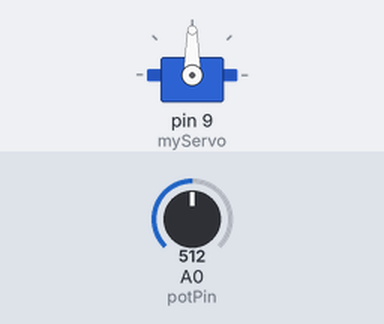
A sketch run on a simulated Arduino Uno, built with avr-gcc and run on an emulated ATmega328P. Shown: servo. The inputs (shaded band) are chosen by the test bench; at power-on: A0 (potPin) = 512.

Above: at 1.2 s.
1.3 s: A0 (potPin) set to 716
At 2.5 s:
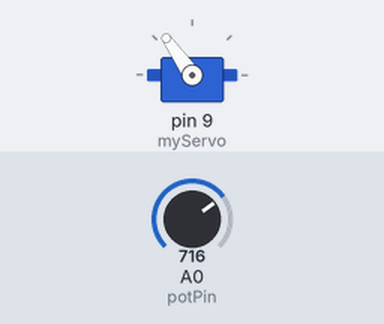
2.8 s: A0 (potPin) set to 900
At 4.0 s:
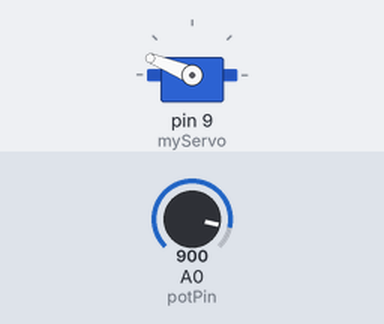
4.3 s: A0 (potPin) set to 1023
At 5.4 s:
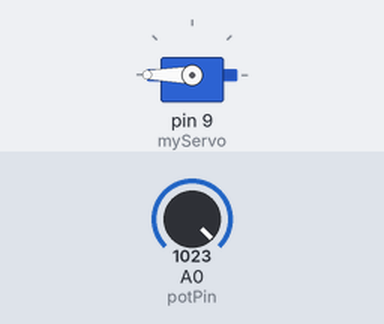
5.8 s: A0 (potPin) set to 306
At 6.7 s:
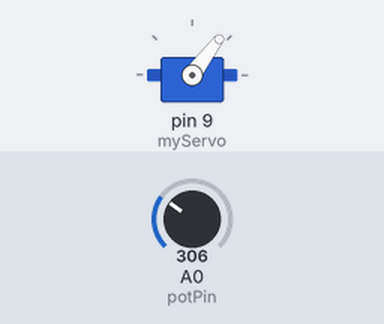
7.3 s: A0 (potPin) set to 122
At 8.1 s:
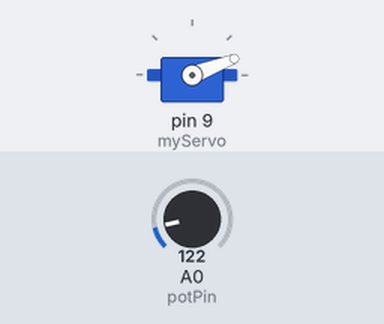
Timing chart, 0 to 9.8 s (numbered marks = the images above; inputs shaded):
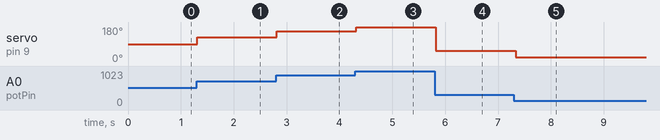

Measured:
- after the input at 1.3 s, servo on pin 9 (myServo): 90° → 125° at once
- after the input at 2.8 s, servo on pin 9 (myServo): 125° → 158° at once
- after the input at 4.3 s, servo on pin 9 (myServo): 158° → 180° at once
- after the input at 5.8 s, servo on pin 9 (myServo): 180° → 53° at once
- after the input at 7.3 s, servo on pin 9 (myServo): 53° → 21° at once

The sketch:

controlling_servo_using_potentiometer1.ino
```cpp
#include<Servo.h>
Servo myServo;
int potPin = 0; //Set a variable named potPin as A0
void setup()
{
  myServo.attach(9);
}
void loop()
{
  int val = analogRead(potPin); // read the pot value,save it in val
  val = map(val, 0, 1023, 0, 180); //scale the pot readings to 0-180
  myServo.write(val); //set the servo position according to val
  delay(50); //50ms delay
}
```
